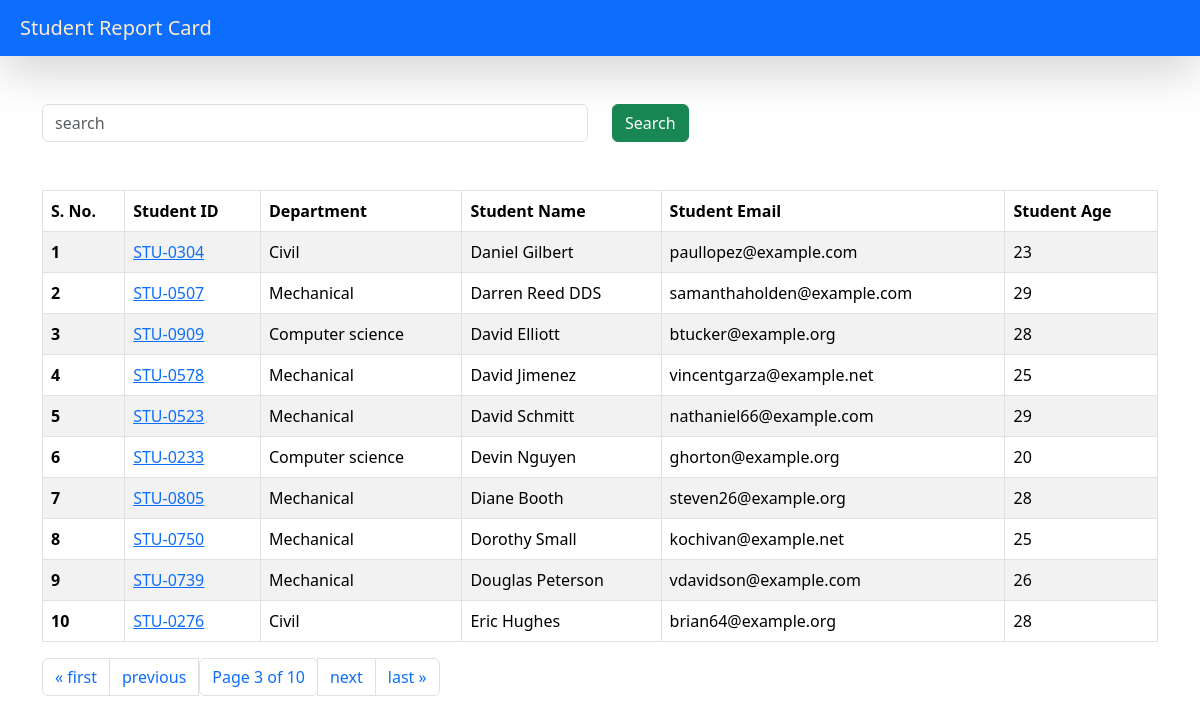
Screenshot of /students/?page=3 with the database file from the repository.
### reportcard/models.py (models this page shows, shortened)
class Student(models.Model):
    department = models.ForeignKey(Department, related_name="depart", on_delete=models.CASCADE)
    student_id = models.OneToOneField(StudentID, related_name="studentid", on_delete=models.CASCADE)
    student_name = models.CharField(max_length=100)
    student_email = models.EmailField(unique=True)
    student_age = models.IntegerField(default=18)
    student_address = models.TextField()
    class Meta:
        ordering = ["student_name"]
        verbose_name = "student"

class StudentID(models.Model):
    student_id = models.CharField(max_length=100)
    def __str__(self) -> str:
        return self.student_id

class Department(models.Model):
    department = models.CharField(max_length=100)
    class Meta:
        ordering = ["department"]

### reportcard/views.py (the view, shortened to what this page needs)
# urls.py: path("students/", get_students , name="get_students"),
def get_students(request):
    queryset = Student.objects.all()
    paginator = Paginator(queryset, 10)  # Show 10 contacts per page.
    page_number = request.GET.get("page", 1)
    page_obj = paginator.get_page(page_number)
    return render(request, "report/students.html", {"queryset" : page_obj})

### reportcard/templates/report/students.html
{% extends "base.html" %}
{% block start %}
<div class="container mt-5">
    <form class="mb-4">
    <div class="row">
        <div class="col-md-6">
            <input class="form-control" name="search" placeholder="search">
        </div>
        <div class="col-md-6">
            <button class="btn btn-success">Search</button>
        </div>
    </div>
    </form>
</div>
<div class="container mt-5">
    <table class="table table-striped table-bordered">
        <thead>
            <tr>
                <th scope="col">S. No.</th>
                <th scope="col">Student ID</th>
                <th scope="col">Department</th>
                <th scope="col">Student Name</th>
                <th scope="col">Student Email</th>
                <th scope="col">Student Age</th>
            </tr>
        </thead>
        <tbody>
            {% for student in queryset %}
            <tr>
                <th scope="row">{{forloop.counter}}</th>
                <td><a href="{% url 'see_marks' student.student_id %}">{{student.student_id}}</a>
                    </td>
                <td>{{student.department.department}}</td>
                <td>{{student.student_name}}</td>
                <td>{{student.student_email}}</td>
                <td>{{student.student_age}}</td>
            </tr>
            {% endfor %}
        </tbody>
    </table>
    <nav aria-label="Page navigation example">
        <ul class="pagination">
            {% if queryset.has_previous %}
                <li class="page-item"><a class="page-link" href="?page=1">&laquo; first</a></li>
                <li class="page-item"><a class="page-link" href="?page={{ queryset.previous_page_number }}">previous</a></li>
            {% endif %}
            <span class="current">
                <li class="page-item"><a class="page-link" >Page {{ queryset.number }} of {{ queryset.paginator.num_pages }}</a></li>
            </span>
            {% if queryset.has_next %}
                <li class="page-item"><a class="page-link" href="?page={{ queryset.next_page_number }}">next</a></li>
                <li class="page-item"><a class="page-link" href="?page={{ queryset.paginator.num_pages }}">last &raquo;</a></li>
            {% endif %}
    </ul>
    </nav>
</div>
{% endblock %}

### rows the page displays
Student: student_id "STU-0304", department.department "Civil", student_name "Daniel Gilbert", student_email "paullopez@example.com", student_age "23"
Student: student_id "STU-0507", department.department "Mechanical", student_name "Darren Reed DDS", student_email "samanthaholden@example.com", student_age "29"
Student: student_id "STU-0909", department.department "Computer science", student_name "David Elliott", student_email "btucker@example.org", student_age "28"
Student: student_id "STU-0578", department.department "Mechanical", student_name "David Jimenez", student_email "vincentgarza@example.net", student_age "25"
Student: student_id "STU-0523", department.department "Mechanical", student_name "David Schmitt", student_email "nathaniel66@example.com", student_age "29"
Student: student_id "STU-0233", department.department "Computer science", student_name "Devin Nguyen", student_email "ghorton@example.org", student_age "20"
Student: student_id "STU-0805", department.department "Mechanical", student_name "Diane Booth", student_email "steven26@example.org", student_age "28"
Student: student_id "STU-0750", department.department "Mechanical", student_name "Dorothy Small", student_email "kochivan@example.net", student_age "25"
Student: student_id "STU-0739", department.department "Mechanical", student_name "Douglas Peterson", student_email "vdavidson@example.com", student_age "26"
Student: student_id "STU-0276", department.department "Civil", student_name "Eric Hughes", student_email "brian64@example.org", student_age "28"

### other values shown
{{ queryset.number }} "3"
{{ queryset.paginator.num_pages }} "10"
